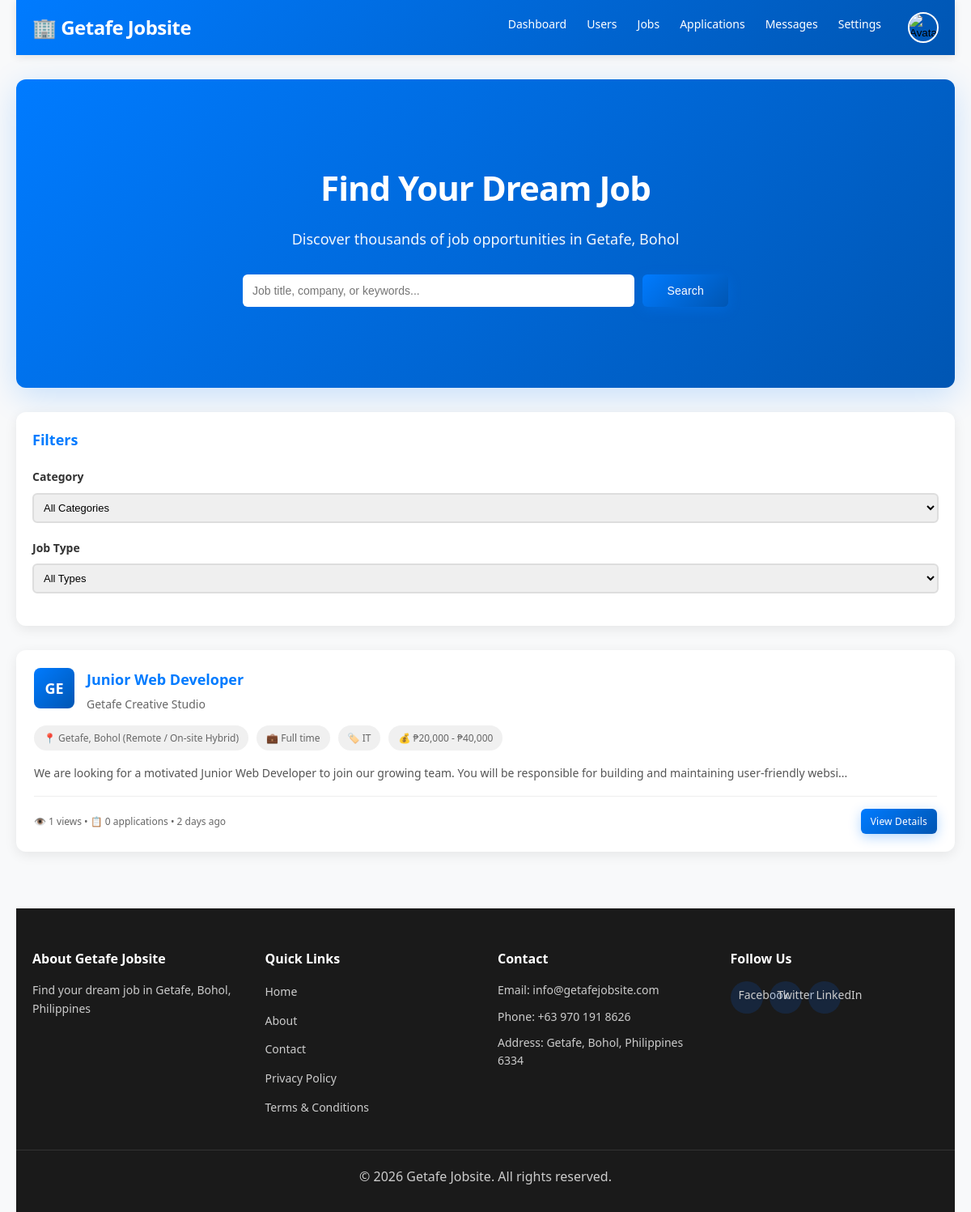
Page /public/home.php (signed in) on the committed database.
### tables this page shows
CREATE TABLE `settings` (
  `id` int(11) NOT NULL AUTO_INCREMENT,
  `setting_key` varchar(100) DEFAULT NULL,
  `setting_value` longtext DEFAULT NULL,
  `created_at` timestamp NOT NULL DEFAULT current_timestamp(),
  `updated_at` timestamp NOT NULL DEFAULT current_timestamp() ON UPDATE current_timestamp(),
  PRIMARY KEY (`id`),
  UNIQUE KEY `setting_key` (`setting_key`)
);

CREATE TABLE `jobs` (
  `id` int(11) NOT NULL AUTO_INCREMENT,
  `title` varchar(255) NOT NULL,
  `description` longtext NOT NULL,
  `category` varchar(100) NOT NULL,
  `company` varchar(255) NOT NULL,
  `location` varchar(255) DEFAULT 'Getafe, Bohol',
  `salary_min` int(11) DEFAULT NULL,
  `salary_max` int(11) DEFAULT NULL,
  `job_type` enum('full-time','part-time','contract','temporary','internship') NOT NULL,
  `experience_level` enum('entry','mid','senior','executive') DEFAULT 'mid',
  `requirements` longtext DEFAULT NULL,
  `benefits` longtext DEFAULT NULL,
  `posted_by` int(11) NOT NULL,
  `applications_count` int(11) DEFAULT 0,
  `views_count` int(11) DEFAULT 0,
  `is_active` tinyint(1) DEFAULT 1,
  `is_featured` tinyint(1) DEFAULT 0,
  `featured_until` datetime DEFAULT NULL,
  `created_at` timestamp NOT NULL DEFAULT current_timestamp(),
  `updated_at` timestamp NOT NULL DEFAULT current_timestamp() ON UPDATE current_timestamp(),
  `featured_paid` tinyint(1) DEFAULT 0,
  PRIMARY KEY (`id`),
  KEY `idx_category` (`category`),
  KEY `idx_job_type` (`job_type`),
  KEY `idx_is_active` (`is_active`),
  KEY `idx_created_at` (`created_at`),
  KEY `jobs_ibfk_1` (`posted_by`),
  KEY `idx_job_featured` (`is_featured`,`featured_until`),
  CONSTRAINT `jobs_ibfk_1` FOREIGN KEY (`posted_by`) REFERENCES `users` (`id`) ON DELETE CASCADE
);

CREATE TABLE `users` (
  `id` int(11) NOT NULL AUTO_INCREMENT,
  `first_name` varchar(100) NOT NULL,
  `last_name` varchar(100) NOT NULL,
  `email` varchar(100) NOT NULL,
  `password` varchar(255) NOT NULL,
  `user_type` enum('jobseeker','employer','admin') NOT NULL DEFAULT 'jobseeker',
  `phone` varchar(20) DEFAULT NULL,
  `location` varchar(255) DEFAULT 'Getafe, Bohol',
  `avatar` varchar(255) DEFAULT NULL,
  `bio` text DEFAULT NULL,
  `skills` varchar(500) DEFAULT NULL,
  `company` varchar(255) DEFAULT NULL,
  `company_info` text DEFAULT NULL,
  `company_website` varchar(255) DEFAULT NULL,
  `company_logo` varchar(255) DEFAULT NULL,
  `verified` tinyint(1) DEFAULT 0,
  `status` enum('active','inactive','banned') DEFAULT 'active',
  `created_at` timestamp NOT NULL DEFAULT current_timestamp(),
  `updated_at` timestamp NOT NULL DEFAULT current_timestamp() ON UPDATE current_timestamp(),
  PRIMARY KEY (`id`),
  UNIQUE KEY `email` (`email`),
  KEY `idx_email` (`email`),
  KEY `idx_user_type` (`user_type`)
);

### config/config.php (called while the page is built, shortened)
<?php
require_once __DIR__ . '/database.php';
function sanitize($data) {
    global $conn;
    return $conn->real_escape_string(htmlspecialchars(trim($data)));
}
function isLoggedIn() {
    return isset($_SESSION['user_id']) && !empty($_SESSION['user_id']);
}
function getUserType() {
    return $_SESSION['user_type'] ?? null;
}
function getUserId() {
    return $_SESSION['user_id'] ?? null;
}
function timeAgo($datetime) {
    $now = new DateTime();
    $ago = new DateTime($datetime);
    $diff = $now->diff($ago);
    if ($diff->d > 30) {
        return $ago->format('M d, Y');
    } else if ($diff->d > 0) {
        return $diff->d . ' day' . ($diff->d > 1 ? 's' : '') . ' ago';
    } else if ($diff->h > 0) {
        return $diff->h . ' hour' . ($diff->h > 1 ? 's' : '') . ' ago';
    } else if ($diff->i > 0) {
        return $diff->i . ' minute' . ($diff->i > 1 ? 's' : '') . ' ago';
    } else {
        return 'Just now';
    }
}
function formatSalary($min, $max) {
    if ($min && $max) {
        return '₱' . number_format($min) . ' - ₱' . number_format($max);
    }
    return 'Not specified';
}
function getSetting($key, $default = '') {
    global $conn;
    $key = sanitize($key);
    $result = $conn->query("SELECT setting_value FROM settings WHERE setting_key = '$key'");
    if ($result && $result->num_rows > 0) {
        $row = $result->fetch_assoc();
        return $row['setting_value'];
    }
    return $default;
}
?>

### public/home.php (the view, shortened to what this page needs)
<?php
require_once '../config/config.php';
$search = sanitize($_GET['search'] ?? '');
$page = (int)($_GET['page'] ?? 1);
$limit = 10;
$offset = ($page - 1) * $limit;
$sql = "SELECT j.*, u.first_name, u.last_name, u.company, u.company_logo,
               (SELECT COUNT(*) FROM saved_jobs WHERE job_id = j.id AND user_id = " . getUserId() . ") as is_saved
        FROM jobs j
        JOIN users u ON j.posted_by = u.id
        WHERE j.is_active = 1 AND u.status = 'active'";
$sql .= " ORDER BY j.is_featured DESC, j.created_at DESC LIMIT $limit OFFSET $offset";
$jobs = $conn->query($sql);
require_once '../includes/header.php';
?>
<div class="container">
    <?php require_once '../includes/navbar.php'; ?>
    <section class="hero-section">
        <div class="hero-content">
            <h1>Find Your Dream Job</h1>
            <p>Discover thousands of job opportunities in Getafe, Bohol</p>
            <form method="GET" class="search-form">
                <input type="text" name="search" placeholder="Job title, company, or keywords..."
                       value="<?php echo $search; ?>">
                <button type="submit" class="btn btn-primary">Search</button>
            </form>
        </div>
    </section>
    <section class="jobs-section">
        <div class="sidebar-filters">
            <h3>Filters</h3>
            <div class="filter-group">
                <label>Category</label>
                <select name="category" onchange="applyFilters(this)">
                    <option value="">All Categories</option>
                </select>
            </div>
            <div class="filter-group">
                <label>Job Type</label>
                <select name="job_type" onchange="applyFilters(this)">
                    <option value="">All Types</option>
                </select>
            </div>
        </div>
        <div class="jobs-list">
            <?php if ($jobs->num_rows === 0): ?>
                <div class="no-results">
                    <p>No jobs found matching your criteria.</p>
                    <a href="home.php" class="btn btn-primary">Clear Filters</a>
                </div>
            <?php else: ?>
                <?php while ($job = $jobs->fetch_assoc()): ?>
                    <div class="job-card <?php echo $job['is_featured'] ? 'featured' : ''; ?>">
                        <div class="job-header">
                            <?php if ($job['company_logo']): ?>
                                <img src="<?php echo BASE_URL . $job['company_logo']; ?>" alt="<?php echo $job['company']; ?>" class="company-logo">
                            <?php else: ?>
                                <div class="company-logo-placeholder">
                                    <?php echo strtoupper(substr($job['company'], 0, 2)); ?>
                                </div>
                            <?php endif; ?>
                            <div class="job-header-content">
                                <h3><a href="job-detail.php?id=<?php echo $job['id']; ?>"><?php echo $job['title']; ?></a></h3>
                                <p class="company"><?php echo $job['company']; ?></p>
                            </div>
                        </div>
                        <div class="job-tags">
                            <span class="tag">📍 <?php echo $job['location']; ?></span>
                            <span class="tag">💼 <?php echo ucfirst(str_replace('-', ' ', $job['job_type'])); ?></span>
                            <span class="tag">🏷️ <?php echo $job['category']; ?></span>
                            <?php if ($job['salary_min'] && $job['salary_max']): ?>
                                <span class="tag">💰 <?php echo formatSalary($job['salary_min'], $job['salary_max']); ?></span>
                            <?php endif; ?>
                        </div>
                        <p class="job-description"><?php echo substr(strip_tags($job['description']), 0, 150) . '...'; ?></p>
                        <div class="job-footer">
                            <small>👁️ <?php echo $job['views_count']; ?> views • 📋 <?php echo $job['applications_count']; ?> applications • <?php echo timeAgo($job['created_at']); ?></small>
                            <a href="job-detail.php?id=<?php echo $job['id']; ?>" class="btn btn-sm btn-primary">View Details</a>
                        </div>
                    </div>
                <?php endwhile; ?>
            <?php endif; ?>
        </div>
    </section>
    <?php require_once '../includes/footer.php'; ?>
</div>
<?php require_once '../includes/footer.php'; ?>
</body>
</html>

### includes/navbar.php (shortened to what this page needs)
<?php
$user_type = getUserType();
$avatar = $_SESSION['avatar'] ?? '';
$avatar_src = !empty($avatar)
    ? (strpos($avatar, 'http') === 0 ? $avatar : BASE_URL . ltrim($avatar, '/'))
    : BASE_URL . 'assets/images/default-avatar.png';
?>
<nav class="navbar">
    <div class="nav-container">
        <div class="nav-logo">
            <a href="<?php echo BASE_URL; ?>">
                🏢 <?php echo getSetting('site_name', 'Getafe Jobsite'); ?>
            </a>
        </div>
        <div class="nav-menu" id="navMenu">
            <?php if (isLoggedIn()): ?>
                <?php if ($user_type === 'jobseeker'): ?>
                    <a href="<?php echo BASE_URL; ?>my-applications.php" class="nav-link">Applications</a>
                    <a href="<?php echo BASE_URL; ?>saved-jobs.php" class="nav-link">Saved Jobs</a>
                <?php elseif ($user_type === 'employer'): ?>
                    <a href="<?php echo BASE_URL; ?>post-job.php" class="nav-link">Post Job</a>
                    <a href="<?php echo BASE_URL; ?>my-jobs.php" class="nav-link">My Jobs</a>
                    <a href="<?php echo BASE_URL; ?>my-applications.php" class="nav-link">Applications</a>
                <?php elseif ($user_type === 'admin'): ?>
                    <a href="<?php echo BASE_URL; ?>admin/dashboard.php" class="nav-link">Dashboard</a>
                    <a href="<?php echo BASE_URL; ?>admin/manage-users.php" class="nav-link">Users</a>
                    <a href="<?php echo BASE_URL; ?>admin/manage-jobs.php" class="nav-link">Jobs</a>
                    <a href="<?php echo BASE_URL; ?>admin/manage-applications.php" class="nav-link">Applications</a>
                    <a href="<?php echo BASE_URL; ?>admin/manage-messages.php" class="nav-link">Messages</a>
                    <a href="<?php echo BASE_URL; ?>admin/settings.php" class="nav-link">Settings</a>
                <?php endif; ?>
                <div class="nav-user" id="navUserMenu">
                    <button type="button" class="avatar-btn" id="avatarBtn" aria-label="Open profile menu">
                        <img src="<?php echo htmlspecialchars($avatar_src, ENT_QUOTES, 'UTF-8'); ?>" alt="Avatar" class="avatar-small">
                    </button>
                </div>
            <?php else: ?>
                <a href="<?php echo BASE_URL; ?>login.php" class="btn btn-primary">Login</a>
                <a href="<?php echo BASE_URL; ?>register.php" class="btn btn-secondary">Register</a>
            <?php endif; ?>
        </div>
    </div>
</nav>

### includes/footer.php (shortened to what this page needs)
<?php
$site_email = getSetting('site_email', 'info@getafejobsite.com');
$contact_phone = getSetting('contact_phone', '0701918626');
$address = getSetting('address', 'Getafe, Bohol, Philippines');
$facebook_url = getSetting('facebook_url', 'https://facebook.com/');
$twitter_url = getSetting('twitter_url', 'https://twitter.com/');
$linkedin_url = getSetting('linkedin_url', 'https://linkedin.com/');
?>
<footer class="footer">
    <div class="footer-container">
        <div class="footer-section">
            <h4>About <?php echo getSetting('site_name', 'Getafe Jobsite'); ?></h4>
            <p><?php echo getSetting('site_description', 'Find your dream job in Getafe, Bohol'); ?></p>
        </div>
        <div class="footer-section">
            <h4>Quick Links</h4>
            <ul>
                <li><a href="<?php echo BASE_URL; ?>">Home</a></li>
                <li><a href="<?php echo BASE_URL; ?>about.php">About</a></li>
                <li><a href="<?php echo BASE_URL; ?>contact.php">Contact</a></li>
                <li><a href="<?php echo BASE_URL; ?>privacy-policy.php">Privacy Policy</a></li>
                <li><a href="<?php echo BASE_URL; ?>terms-and-conditions.php">Terms & Conditions</a></li>
            </ul>
        </div>
        <div class="footer-section">
            <h4>Contact</h4>
            <p>Email: <?php echo htmlspecialchars($site_email); ?></p>
            <p>Phone: <?php echo htmlspecialchars($contact_phone); ?></p>
            <p>Address: <?php echo htmlspecialchars($address); ?></p>
        </div>
        <div class="footer-section">
            <h4>Follow Us</h4>
            <div class="social-links">
                <a href="<?php echo htmlspecialchars($facebook_url); ?>" class="social-link" target="_blank" rel="noopener noreferrer">Facebook</a>
                <a href="<?php echo htmlspecialchars($twitter_url); ?>" class="social-link" target="_blank" rel="noopener noreferrer">Twitter</a>
                <a href="<?php echo htmlspecialchars($linkedin_url); ?>" class="social-link" target="_blank" rel="noopener noreferrer">LinkedIn</a>
            </div>
        </div>
    </div>
    <div class="footer-bottom">
        <p>&copy; 2026 <?php echo getSetting('site_name', 'Getafe Jobsite'); ?>. All rights reserved.</p>
    </div>
</footer>

### rows in the picture
settings: setting_value "Getafe Jobsite"
jobs: posted_by.company "GE", title "Junior Web Developer", posted_by.company "Getafe Creative Studio", location "Getafe, Bohol (Remote / On-site Hybrid)", job_type "Full time", category "IT", formatSalary($job['salary_min'], $job['salary_max']) "₱20,000 - ₱40,000", description "We are looking for a motivated Junior Web Developer to join our growing team. You will be responsible for building and maintaining user-friendly websi", views_count "1", applications_count "0", created_at "2 days ago"
settings: setting_value "Find your dream job in Getafe, Bohol, Philippines"
settings: setting_value "info@getafejobsite.com"
settings: setting_value "+63 970 191 8626"
settings: setting_value "Getafe, Bohol, Philippines 6334"
